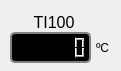
       <widget class="QWidget" name="widgetTI100" native="true">
        <property name="geometry">
         <rect>
          <x>0</x>
          <y>90</y>
          <width>121</width>
          <height>71</height>
         </rect>
        </property>
        <property name="minimumSize">
         <size>
          <width>121</width>
          <height>71</height>
         </size>
        </property>
        <property name="toolTip">
         <string>Indicador da Temperatura da Fornalha</string>
        </property>
        <property name="accessibleDescription">
         <string/>
        </property>
        <property name="autoFillBackground">
         <bool>false</bool>
        </property>
        <property name="styleSheet">
         <string notr="true">#widgetTI100{
    background-color: #c0c0c0; /* Uma cor de fundo neutra */
    border-width: 2px;
    border-style: solid;
    border-color: #ffffff #888888 #888888 #ffffff; /* Bordas: cima, direita, baixo, esquerda */
    border-radius: 4px; /* Bordas arredondadas (opcional) */
    padding: 4px; /* Espaçamento interno (opcional) */
}</string>
        </property>
        <widget class="QLabel" name="label_9">
         <property name="geometry">
          <rect>
           <x>30</x>
           <y>10</y>
           <width>48</width>
           <height>22</height>
          </rect>
         </property>
         <property name="sizePolicy">
          <sizepolicy hsizetype="Minimum" vsizetype="Minimum">
           <horstretch>0</horstretch>
           <verstretch>0</verstretch>
          </sizepolicy>
         </property>
         <property name="font">
          <font>
           <pointsize>12</pointsize>
          </font>
         </property>
         <property name="text">
          <string>TI100</string>
         </property>
         <property name="alignment">
          <set>Qt::AlignmentFlag::AlignBottom|Qt::AlignmentFlag::AlignHCenter</set>
         </property>
        </widget>
        <widget class="QLCDNumber" name="lcdTI100">
         <property name="geometry">
          <rect>
           <x>10</x>
           <y>32</y>
           <width>81</width>
           <height>31</height>
          </rect>
         </property>
         <property name="sizePolicy">
          <sizepolicy hsizetype="MinimumExpanding" vsizetype="MinimumExpanding">
           <horstretch>0</horstretch>
           <verstretch>0</verstretch>
          </sizepolicy>
         </property>
         <property name="styleSheet">
          <string notr="true">#lcdTI100 {
        color: red;
        background-color: black;
        border: 2px solid gray;
        border-radius: 5px;
    }</string>
         </property>
         <property name="smallDecimalPoint">
          <bool>true</bool>
         </property>
         <property name="digitCount">
          <number>6</number>
         </property>
        </widget>
        <widget class="QLabel" name="label_27">
         <property name="geometry">
          <rect>
           <x>96</x>
           <y>40</y>
           <width>21</width>
           <height>16</height>
          </rect>
         </property>
         <property name="text">
          <string>ºC</string>
         </property>
        </widget>
       </widget>
